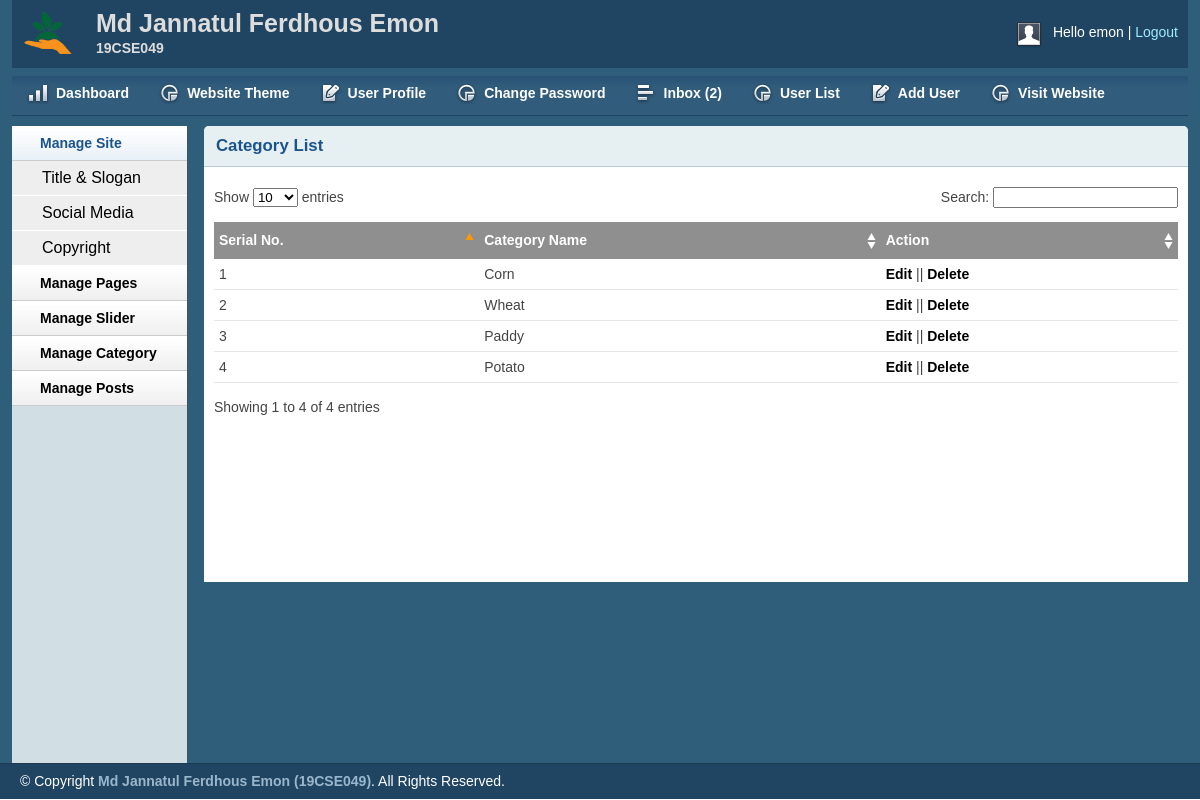
/admin/catlist.php (signed in), run on the app's committed database.
### tables this page shows
CREATE TABLE `title_slogan` (
  `id` int(11) NOT NULL,
  `title` varchar(255) NOT NULL,
  `slogan` varchar(255) NOT NULL,
  `logo` varchar(255) NOT NULL
);

CREATE TABLE `category` (
  `id` int(11) NOT NULL,
  `name` varchar(50) NOT NULL
);

### lib/Database.php (called while the page is built, shortened)
<?php
Class Database{
	public $host   = DB_HOST;
	public $user   = DB_USER;
	public $pass   = DB_PASS;
	public $dbname = DB_NAME;
	public $link;
	private function connectDB(){
	$this->link = new mysqli($this->host, $this->user, $this->pass, $this->dbname);
 }
	public function select($query){
		$result = $this->link->query($query) or die($this->link->error.__LINE__);
		if($result->num_rows > 0){
			return $result;
		} else {
			return false;
		}
	}
}

### lib/Session.php (called while the page is built, shortened)
<?php
    class Session{
        public static function get($key){
            if(isset($_SESSION[$key])){
               return $_SESSION[$key];
            }
            else{
                return false;
            }
        }
    }
?>

### admin/catlist.php (the view, shortened to what this page needs)
<?php include 'inc/header.php';?>
<?php include 'inc/sidebar.php';?>
	<div class="grid_10">
		<div class="box round first grid">
			<h2>Category List</h2>
			<div class="block">
				<table class="data display datatable" id="example">
				<thead>
					<tr>
						<th>Serial No.</th>
						<th>Category Name</th>
						<th>Action</th>
					</tr>
				</thead>
				<tbody>
				<?php $query = "select * from category order by id desc";
				$category = $db->select($query);
				if($category){
					$i=0;
					while($result = $category->fetch_assoc()){
						$i++;
				?>
					<tr class="odd gradeX">
						<td><?php echo $i; ?></td>
						<td><?php echo $result['name']; ?></td>
						<td><a href="editcat.php?catid=<?php echo $result['id']; ?>">Edit</a> || <a onclick="return confirm('Are you sure to Delete?');" href="?delcat=<?php echo $result['id']; ?>">Delete</a></td>
					</tr>
				<?php } } ?>
				</tbody>
			</table>
			</div>
		</div>
	</div>
<?php include 'inc/footer.php';?>

### admin/inc/header.php (shortened to what this page needs)
<?php
include '../lib/Session.php';
?>
<?php include '../lib/Database.php';?>
<?php
	$db = new Database();
?>
<!DOCTYPE html>
<html>
<head>
<link rel="stylesheet" type="text/css" href="css/reset.css" media="screen" />
<link rel="stylesheet" type="text/css" href="css/text.css" media="screen" />
<link rel="stylesheet" type="text/css" href="css/grid.css" media="screen" />
<link rel="stylesheet" type="text/css" href="css/layout.css" media="screen" />
<link rel="stylesheet" type="text/css" href="css/nav.css" media="screen" />
<link href="css/table/demo_page.css" rel="stylesheet" type="text/css" />
</head>
<body>
<div class="container_12">
    <div class="grid_12 header-repeat">
    <?php
        $query = "select * from title_slogan where id='1'";
        $blog = $db->select($query);
        if($blog){
            while($result = $blog->fetch_assoc()){
    ?>
        <div id="branding">
            <div class="floatleft logo">
                <img src="<?php echo $result['logo']; ?>" alt="Logo" />
            </div>
            <div class="floatleft middle">
                <h1><?php echo $result['title']; ?></h1>
                <p><?php echo $result['slogan']; ?></p>
            </div>
            <div class="floatright">
                <div class="floatleft">
                    <img src="img/img-profile.jpg" alt="Profile Pic" /></div>
                <div class="floatleft marginleft10">
                    <ul class="inline-ul floatleft">
                        <li>Hello <?php echo Session::get('username'); ?></li>
                        <li><a href="?action=logout">Logout</a></li>
                    </ul>
                </div>
            </div>
        </div>
    <?php } } ?>
    </div>
    <div class="grid_12">
        <ul class="nav main">
            <li class="ic-dashboard"><a href="index.php"><span>Dashboard</span></a> </li>
            <?php
                if(Session::get('userRole')=='0'){
            ?>
            <li class="ic-charts"><a href="theme.php"><span>Website Theme</span></a> </li>
            <?php } ?>
            <li class="ic-form-style"><a href="profile.php"><span>User Profile</span></a></li>
            <li class="ic-charts"><a href="changepassword.php"><span>Change Password</span></a></li>
            <?php
                if(Session::get('userRole')=='0' || Session::get('userRole')=='1'){
            ?>
            <li class="ic-grid-tables"><a href="inbox.php"><span>
                Inbox
                <?php
                $query = "select * from contact where status='0' order by id desc";
				$msg = $db->select($query);
                if($msg){
                    $count = mysqli_num_rows($msg);
                    echo "(".$count.")";
                }
                else{
                    echo "(0)";
                }
                ?>
                </span></a></li>
            <?php } ?>
            <li class="ic-charts"><a href="userlist.php"><span>User List</span></a></li>
            <?php
                if(Session::get('userRole')=='0'){
            ?>
            <li class="ic-form-style"><a href="adduser.php"><span>Add User</span></a></li>
            <?php } ?>
            <li class="ic-charts"><a href="../index.php"><span>Visit Website</span></a></li>
        </ul>
    </div>

### admin/css/layout.css (style rules this page uses)
body { background: #fff none repeat scroll 0 0; color: #444; font-size: 14px; padding: 0; }
.floatleft { float:left; }
.logo img { margin-top: -15px; width: 52px; }
.middle { margin-left: 22px; margin-top: -14px; }
.middle h1 { color:#ddd;margin:0 }
.middle p { color: #ddd; margin: 0; font-weight: bold; }
.floatright { float:right; }
.inline-ul li { display:inline; color:#fff; }
.marginleft10 { margin-left:10px; }
a { color: #000; font-weight:bold; text-decoration: none; }
.container_12, .container_16 { background:#2E5E79; }
h1, h2, h3, h4, h5, h6 { line-height:1.2em; margin-bottom:.3em; }
h2 { margin-top:1em; }
#branding { font-weight: normal; margin-bottom: 0; padding: 22px 10px 3px; text-align: left; }
.header-repeat { background:url(../img/header-repeat.jpg) repeat-x; }
#branding a { color:#A1EAFF; font-weight:normal; }
#branding a:before { content:" | "; color:#fff; }
#branding ul, #branding ul li { margin:0px; padding:0px; }
#branding li { padding:0px 0px 0px 0px !important; }
.box { background:#fff; margin-bottom:20px; padding:10px 10px 10px 10px; margin-left:-8px; }
.box.grid { padding-bottom:40px; }
.box.round { -moz-border-radius: 5px 5px 0px 0px; -webkit-border-radius: 5px 5px 0px 0px; border-radius: 5px 5px 0px 0px; }
.box h2 { font-size:1.2em; font-weight:bold; color:#1B548D; background:#E6F0F3; margin:-10px -10px 0 -10px; padding:10px 12px; border-bottom:1px solid #B3CBD6; -moz-border-radius: 5px 5px 0px 0px; -webkit-border-radius: 5px 5px 0px 0px; border-radius: 5px 5px 0px 0px; }
.box.first { min-height: 406px; }
.block { padding-top:20px; }
p { margin-bottom:1em; }
ul, ol { padding-top:0; }
.block { padding-bottom:1px; }
table.display { margin: 0 auto; clear: both; width: 100%; }
.sorting_asc { background: #8f8f8f url(../img/table/sort_asc.png) no-repeat center right; padding:8px 5px; text-align:left; color:#fff; }
.sorting { background:#8f8f8f url(../img/table/sort_both.png) no-repeat center right; padding:8px 5px; text-align:left; color:#fff; }
tr.odd { height: 30px; line-height: 30px; border-bottom:1px solid #e6e6e6; }
tr.even { height: 30px; line-height: 30px; border-bottom:1px solid #e6e6e6; }
tr.odd td, tr.even td { padding-left:5px; }

### data on the page
title_slogan: logo (picture), title "Md Jannatul Ferdhous Emon", slogan "19CSE049"
category: name "Corn"
category: name "Wheat"
category: name "Paddy"
category: name "Potato"

### other printed values
$count "2"
